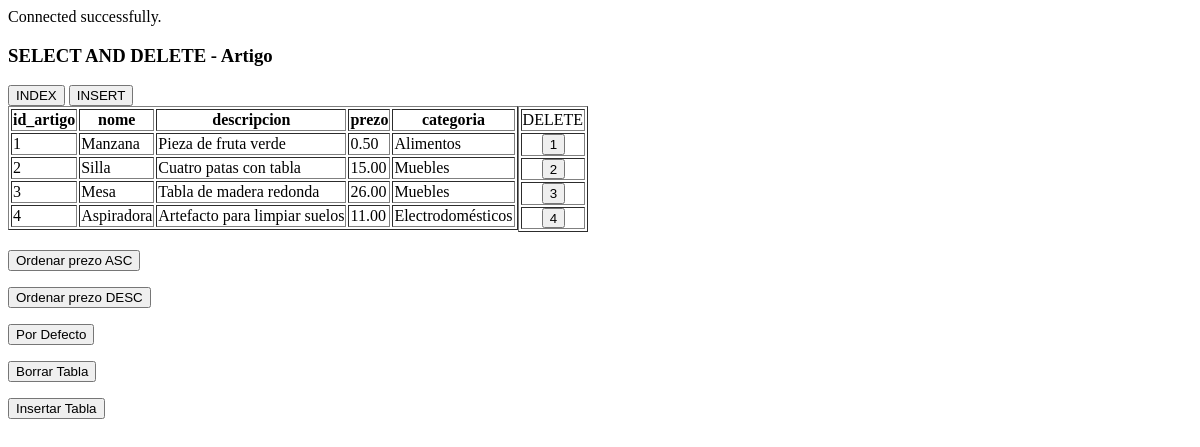
The page /Uno/UnoSELECT.php on the database its author committed.
### tables this page shows
CREATE TABLE `artigo` (
  `id` int(255) NOT NULL PRIMARY KEY AUTO_INCREMENT,
  `nome` varchar(30) DEFAULT NULL,
  `descripcion` varchar(255) DEFAULT NULL,
  `prezo` FLOAT(10,2) DEFAULT NULL,
  `categoria` varchar(30) DEFAULT NULL
);

### Uno/UnoSELECT.php (the view, shortened to what this page needs)
<?php
include 'conection.php';
?>
<!DOCTYPE html>
<html>
<head>
</head>
<body>
    <h3> SELECT AND DELETE - Artigo</h3>
    <input id='btn-index' type="button" onclick="location.href='index.html';" value="INDEX"/>
    <input id='btn-index' type="button" onclick="location.href='UnoINSERT.php';" value="INSERT"/>
<?php
        if (isset($_POST['Prezo_DESC'])) {
        $query = " SELECT * FROM artigo ORDER BY prezo DESC";
        }
        else if (isset($_POST['Prezo_ASC'])) {
        $query = " SELECT * FROM artigo ORDER BY prezo ASC";
        }
        else if (isset($_POST['Prezo_Defecto'])) {
        $query = " SELECT * FROM ARTIGO";
            }
        else if (isset($_POST['truncate-table'])) {
            $query = "TRUNCATE TABLE artigo";
            header("Refresh:0");
        }
        else {
            $query = " SELECT * FROM artigo";
            }
        $result = $conn -> query("$query");
        $r2 = $result;
            echo "<table id='all-table' border=1>";
                echo "<tr>";
                    echo "<th>id_artigo</th>";
                    echo "<th>nome</th>";
                    echo "<th>descripcion</th>";
                    echo "<th>prezo</th>";
                    echo "<th>categoria</th>";
                echo "</tr>";
            while($row = mysqli_fetch_array($result)){
                echo "<tr>";
                    echo "<td value='count_id'>" . $row['id'] . "</td>";
                    echo "<td>" . $row['nome'] . "</td>";
                    echo "<td>" . $row['descripcion'] . "</td>";
                    echo "<td>" . $row['prezo'] . "</td>";
                    echo "<td>" . $row['categoria'] . "</td>";
                echo "</tr>";
            }
        echo "</table>";
        $result = $conn -> query("$query");
        while($row = mysqli_fetch_array($result)){
        $test[] = $row['id'];
        }
        $num = mysqli_num_rows($r2);
        echo "<table id='buttons' border=1 >";
        echo "<tr><td>DELETE</td></td>";
        for ($i = 0; $i < $num; $i++){
        echo "
                <form action='' method='POST'>
                    <tr>
                        <td><input id='per-button' type= 'submit'
                        name='DEL'  value='"
                            ."$test[$i]".            "' /></td>
                    </tr>
                </form>
        ";
        }
        echo "</table>";
    echo "<br>";
            echo "<div id='price'>";
            echo "<form action='' method='POST'>
                <input  type='submit' name='Prezo_ASC' value='Ordenar prezo ASC' />
                </form></div>";
            echo "<form action='' method='POST'>
                <input  type='submit' name='Prezo_DESC' value='Ordenar prezo DESC' />
                </form>";
            echo "<form action='' method='POST'>
                <input  type='submit' name='Prezo_Defecto' value='Por Defecto' />
                </form>";
            echo "<form action='' method='POST'>
                <input id='borrar' type='submit' name='truncate-table' value='Borrar Tabla' />
                </form>";
            echo "<form action='' method='POST'>
                <input id='borrar' type='submit' name='insert-table' value='Insertar Tabla' />
                </form>";
?>
    </body>
</html>

### Uno/UnoSELECT.php (style rules this page uses)
#buttons { height: 50px; }
#buttons #per-button { position: relative; margin: -1px; }
#per-button { height: 20.4px; left: 33.33%; }
#all-table { position: relative; float: left; }
#btn-index { position: relative; border-bottom; 5px; }
#price { position:relative; display: block; }

### rows shown on the page
artigo: id "1", nome "Manzana", descripcion "Pieza de fruta verde", prezo "0.50", categoria "Alimentos"
artigo: id "2", nome "Silla", descripcion "Cuatro patas con tabla", prezo "15.00", categoria "Muebles"
artigo: id "3", nome "Mesa", descripcion "Tabla de madera redonda", prezo "26.00", categoria "Muebles"
artigo: id "4", nome "Aspiradora", descripcion "Artefacto para limpiar suelos", prezo "11.00", categoria "Electrodomésticos"
